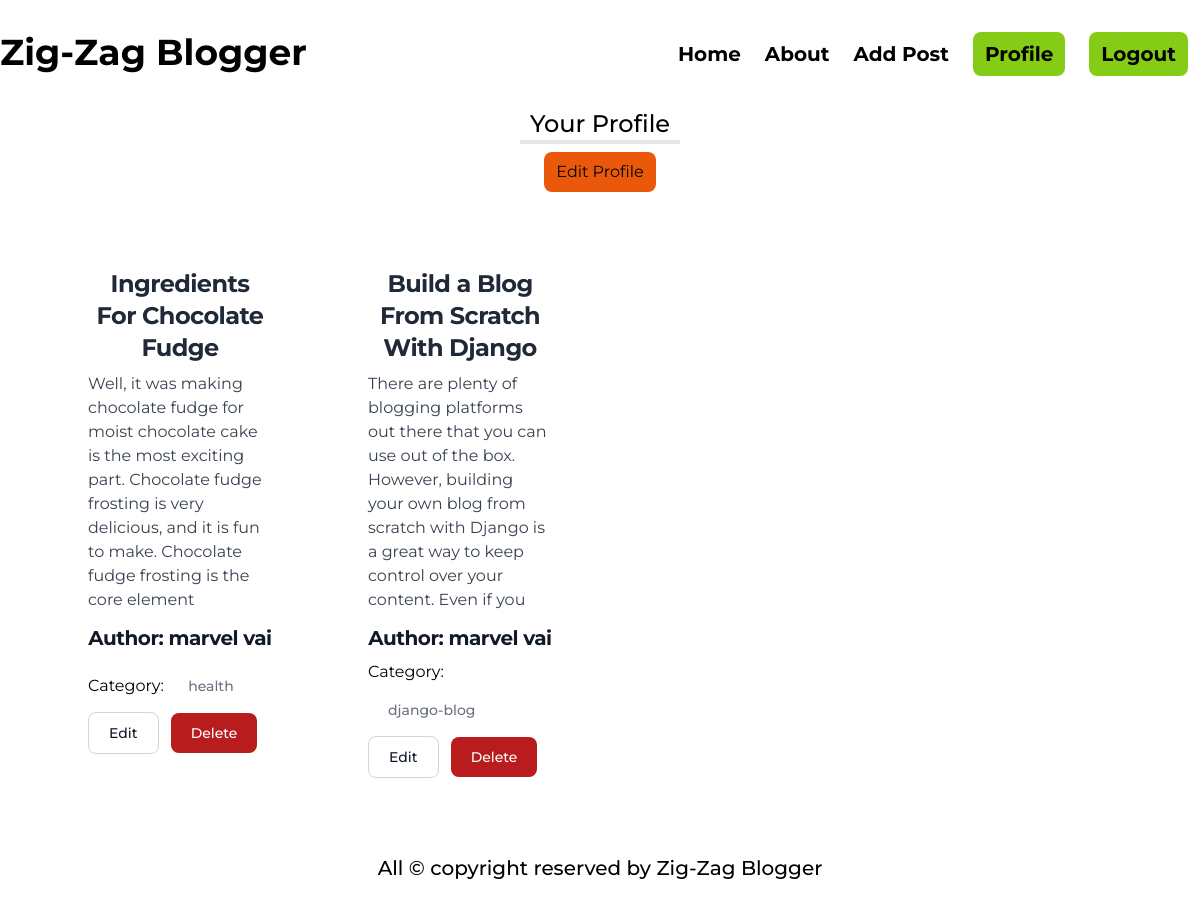
The page /author/profile/ (signed in) on the database its author committed.
### posts/models.py (models this page shows, shortened)
class Post(models.Model):
    title = models.CharField(max_length=50)
    content = models.TextField()
    category = models.ManyToManyField(Category)
    author = models.ForeignKey(User, on_delete=models.CASCADE)
    image = models.ImageField(upload_to='posts/media/uploads/', blank=True, null = True)

### categories/models.py (models this page shows, shortened)
class Category(models.Model):
    name = models.CharField(max_length=50)
    slug = models.SlugField(max_length=100, unique = True, null=True, blank=True)

### author/views.py (the view)
# urls.py: path('profile/', views.profile, name='profile'),
@login_required
def profile(req):
    data = Post.objects.filter(author = req.user)
    return render(req, 'profile.html', {'data':data})

### author/templates/profile.html (shortened to what this page needs)
{% extends "base.html" %}
{% load tailwind_filters %}
{% load crispy_forms_tags %}
{% block content %}
<h1 class="text-2xl text-center mx-auto font-medium border-b-4 w-40">
  Your Profile
</h1>
<div class="text-center">
    <button class="bg-orange-600 px-3 py-2 rounded-lg my-2"><a href="{% url 'edit_profile' %}">Edit Profile</a></button>
</div>
<div class="grid md:grid-cols-2 lg:grid-cols-4 gap-4 my-12 mx-12">
    {% for i in data %}
    <div class="rounded-lg mx-5">
      <div class="p-5">
        <a href="#">
          <h5
            class="mb-2 text-center text-2xl font-bold tracking-tight text-gray-800"
          >
            {{i.title}}
          </h5>
        </a>
        <p class="mb-3 font-normal text-gray-700 dark:text-gray-400">
          {{i.content|slice:":200"}}
        </p>
        <h1
          class="mb-2 text-center text-xl font-bold tracking-tight text-gray-900"
        >
          Author: {{i.author.first_name}} {{i.author.last_name}}
        </h1>
        <p>
          Category: {% for cat in i.category.all %}
          <a
            href="#"
            class="inline-flex items-center px-3 py-2 text-sm font-medium text-center text-gray-500 m-2"
          >
            {{cat.name}}
          </a>
          {% endfor %}
        </p>
        <button
          type="button"
          class="text-gray-900 bg-white border border-gray-300 focus:outline-none hover:bg-gray-100 focus:ring-4 focus:ring-gray-200 font-medium rounded-lg text-sm px-5 py-2.5 me-2 mb-2 dark:bg-gray-800 dark:text-white dark:border-gray-600 dark:hover:bg-gray-700 dark:hover:border-gray-600 dark:focus:ring-gray-700"
        >
          <a href="{% url "edit_post" i.id %}">Edit</a>
        </button>
        <button
          type="button"
          class="focus:outline-none text-white bg-red-700 hover:bg-red-800 focus:ring-4 focus:ring-red-300 font-medium rounded-lg text-sm px-5 py-2.5 me-2 mb-2 dark:bg-red-600 dark:hover:bg-red-700 dark:focus:ring-red-900"
        >
        <a href="{% url "delete_post" i.id %}">Delete</a>
        </button>
      </div>
    </div>
    {% endfor %}
  </div>
{% endblock %}

### rows shown on the page
Post: title "Ingredients For Chocolate Fudge", content "Well, it was making chocolate fudge for moist chocolate cake is the most exciting part. Chocolate fudge frosting is very delicious, and it is fun to make. Chocolate fudge frosting is the core element", author.first_name "marvel", author.last_name "vai"
Category: name "health"
Post: title "Build a Blog From Scratch With Django", content "There are plenty of blogging platforms out there that you can use out of the box. However, building your own blog from scratch with Django is a great way to keep control over your content. Even if you", author.first_name "marvel", author.last_name "vai"
Category: name "django-blog"
